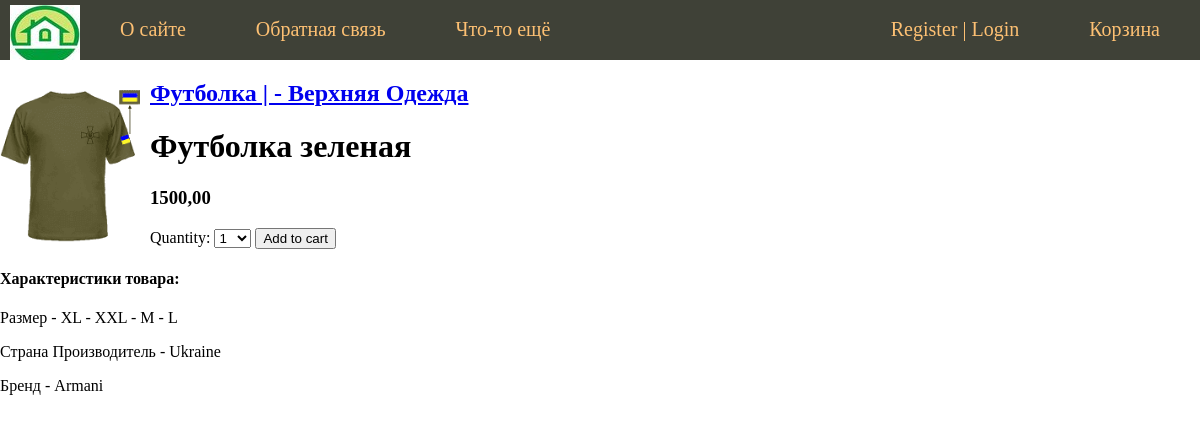
The page /1/futbolka-zelenaya/ on the database its author committed.
### ecomm/models.py (models this page shows, shortened)
class Product(models.Model):
    product_type = models.ForeignKey(ProductType, on_delete=models.RESTRICT)
    category = models.ForeignKey(Category, on_delete=models.RESTRICT)
    name = models.CharField(max_length=150, db_index=True, verbose_name='Наименование')
    slug = models.SlugField(max_length=150, db_index=True, unique=True, verbose_name='URL')
    image = models.ImageField(upload_to="product/%Y", blank=True, verbose_name="Фото")
    description = models.TextField(max_length=1000, blank=True, verbose_name='Описание')
    price = models.DecimalField(max_digits=10, decimal_places=2, verbose_name='Цена')
    quantity = models.IntegerField(verbose_name='Количество', default=20)
    available = models.BooleanField(default=True, verbose_name='Опубликован')
    created = models.DateTimeField(auto_now_add=True, verbose_name='Время создания')
    uploaded = models.DateTimeField(auto_now=True, verbose_name='Время обновления')
    class Meta:
        ordering = ('id',)
        verbose_name = 'Товар'
        verbose_name_plural = 'Товары'
        index_together = (('id', 'slug'),)
    def image_img(self):
        if self.image:
            from django.utils.safestring import mark_safe
            return mark_safe(u'<a href="{0}" target="_blank"><img src="{0}" width="100"/></a>'.format(self.image.url))
        else:
            return '(Нет изображения)'
    image_img.short_description = 'Картинка'
    image_img.allow_tags = True

class Category(MPTTModel):
    name = models.CharField(max_length=100, db_index=True, verbose_name='Наименование Категории')
    slug = models.SlugField(max_length=100, db_index=True, unique=True, verbose_name='URL')
    description = models.TextField(max_length=1000, blank=True, verbose_name='Описание')
    available = models.BooleanField(default=True, verbose_name='Опубликован')
    parent = TreeForeignKey("self", on_delete=models.CASCADE, related_name='children', null=True, blank=True,
                            verbose_name='Родительская Категория')
    class MPTTMeta:
        order_insertion_by = ['name']
    class Meta:
        verbose_name = 'Категории'
        verbose_name_plural = 'Категории'
    def __str__(self):
        return f'{self.name} | - {self.parent}' if self.parent else self.name
    def get_absolute_url(self):
        return reverse('ecomm:product_list_by_category', args=[self.slug])

class ProductSpecificationValue(models.Model):
    product = models.ForeignKey(Product, on_delete=models.CASCADE)
    specification = models.ForeignKey(ProductSpecification, on_delete=models.RESTRICT)
    value = models.CharField(max_length=255, verbose_name='Value')
    class Meta:
        verbose_name = 'Product Specification Value'
        verbose_name_plural = 'Product Specifications Values'

class ProductSpecification(models.Model):
    product_type = models.ForeignKey(ProductType, on_delete=models.RESTRICT)
    name = models.CharField(max_length=150, db_index=True, verbose_name='Name')
    class Meta:
        verbose_name = 'Product Specification'
        verbose_name_plural = 'Product Specifications'
    def __str__(self):
        return self.name

### ecomm/views.py (the view)
# urls.py: path('<int:id>/<slug:slug>/', views.product_detail, name='product_detail'),
def product_detail(request, id, slug):
    product = get_object_or_404(Product, id=id, slug=slug, available=True)
    product_spec = ProductSpecification.objects.all()
    product_spec_val = ProductSpecificationValue.objects.all()
    cart_product_form = CartAddProductForm()
    context = {'menu': menu,
               'product_spec': product_spec,
               'product_spec_val': product_spec_val,
               'product': product,
               'cart_product_form': cart_product_form}
    return render(request, 'ecomm/product.html', context=context)

### cart/form.py
class CartAddProductForm(forms.Form):
    quantity = forms.TypedChoiceField(choices=PRODUCT_QUANTITY_CHOICES, coerce=int)
    update = forms.BooleanField(required=False, initial=False, widget=forms.HiddenInput)

### ecomm/templates/ecomm/product.html (shortened to what this page needs)
{% extends 'ecomm/base.html' %}
{% block content %}
<div class="product-detail">
<img class="img-article-left thumb" src="{% if product.image %}{{product.image.url}}{% endif %}">
<h2>
<a href="{{ product.category.get_absolute_url }}">{{product.category }}</a>
</h2>
<div class="product-info">
    <h1>{{ product.name }}</h1>
    <h3>{{ product.price }}</h3>
    <form action="{% url 'cart:cart_add' product.id %}" method="post">
    {{ cart_product_form }}
    <input type="submit" value="Add to cart">
    </form>
</div>
<div class="product_charc">
<h4>Характеристики товара:</h4>
    {% for spec in product.productspecificationvalue_set.all %}
<p>{{ spec.specification }} - {{ spec.value }}</p>
    {% endfor %}
</div></div>
{% endblock %}

### ecomm/static/ecomm/css/style.css (style rules this page uses)
body { margin: 0; font-family: Tahoma; font-size: 16px; color: black; }
*, *:before, *:after { box-sizing: border-box; }
img { max-width: 600px; height: auto; }
img.img-article-left { max-width: 300px; height: auto; float: left; padding: 0 10px 10px 0; }
img.img-article-left.thumb { max-width: 150px; height: auto; }

### rows shown on the page
Product: image (picture), category "Футболка | - Верхняя Одежда", name "Футболка зеленая", price "1500,00"
ProductSpecificationValue: specification "Размер", value "XL - XXL - M - L"
ProductSpecificationValue: specification "Страна Производитель", value "Ukraine"
ProductSpecificationValue: specification "Бренд", value "Armani"

### other values the page prints
{{ m.title }} "О сайте" "Обратная связь" "Что-то ещё"
{{ m.title }} "Корзина"
